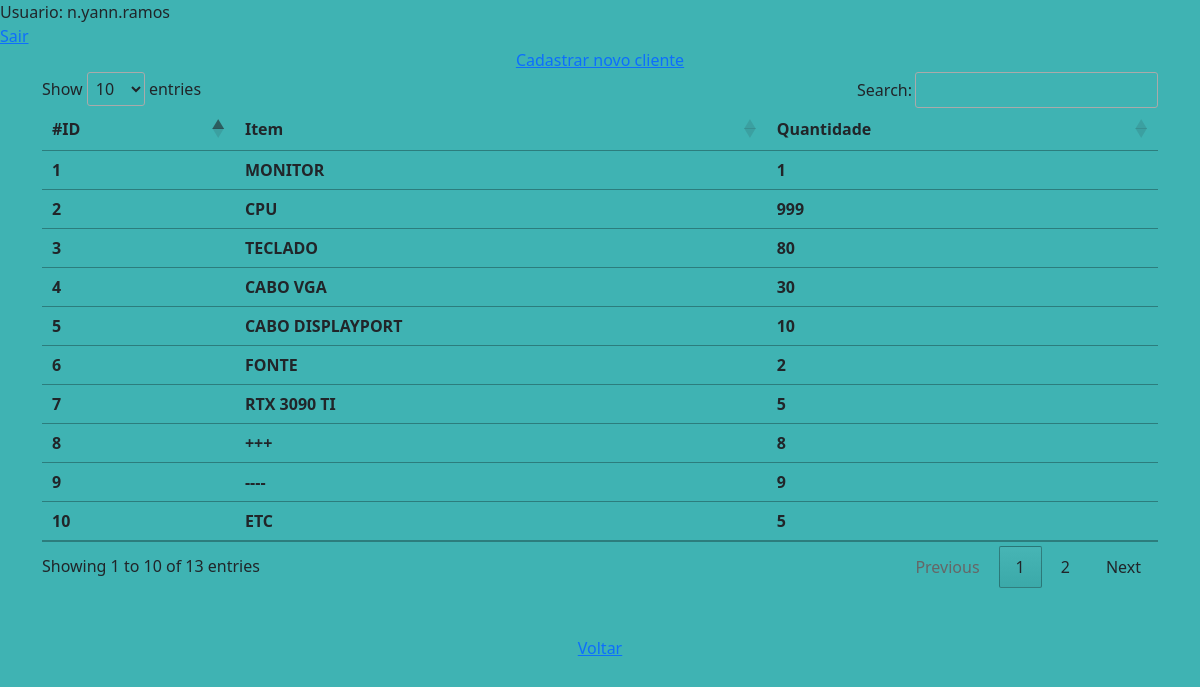
The app's page /app/estoque_app/estoque.php (signed in) with its own data.
### tables this page shows
CREATE TABLE IF NOT EXISTS `clientes` (
  `id_cliente` int(11) NOT NULL AUTO_INCREMENT,
  `nome_cliente` varchar(110) NOT NULL,
  `contato_cliente` varchar(20) NOT NULL,
  PRIMARY KEY (`id_cliente`)
);

### app/estoque_app/estoque.php (the view, shortened to what this page needs)
<?php
	echo "Usuario: ". $_SESSION['usuarioNome'];
	include_once("../../conexao.php");
?>
<br> <a href="../sair.php">Sair</a>
<center><a href="cadastro/novo_cliente.php">Cadastrar novo cliente</a></center
<html lang="pt-br">
  <head>
	<link href="https://cdn.jsdelivr.net/npm/bootstrap@5.1.3/dist/css/bootstrap.min.css" rel="stylesheet">
	<link rel="stylesheet" href="https://cdn.datatables.net/1.11.3/css/jquery.dataTables.min.css"> </script>
  </head>
  <body>
  <div class="container">
  <table id="example" class="table">
  <thead>
    <tr>
      <th scope="col">#ID</th>
      <th scope="col">Item</th>
      <th scope="col">Quantidade</th>
    </tr>
  </thead>
  <tbody>
   <?php
  $result_cliente = "SELECT * FROM clientes";
  $resultado_cliente = mysqli_query($conn, $result_cliente);
  while($row_cliente = mysqli_fetch_assoc($resultado_cliente)){
  ?>
    <tr>
<th scope="row"><?php echo $row_cliente['id_cliente']; ?></th>
<th scope="row"><?php echo $row_cliente['nome_cliente']; ?></th>
<th scope="row"><?php echo $row_cliente['contato_cliente']; ?></th>
    </tr><?php }?>
  </tbody>
</table>
           <link rel="stylesheet" href="https://cdn.datatables.net/1.11.3/css/jquery.dataTables.min.css"> </script>
</div>
<br>
<br>
<center><a href="../dashboard.php">Voltar</a></cener>
  </body>
</html>

### app/estoque_app/estoque.php (style rules this page uses)
body { background-color: #3FB3B3; background-repeat: no-repeat; background-attachment: fixed; background-size: cover; }

### records on screen
clientes: id_cliente "1", nome_cliente "MONITOR", contato_cliente "1"
clientes: id_cliente "2", nome_cliente "CPU", contato_cliente "999"
clientes: id_cliente "3", nome_cliente "TECLADO", contato_cliente "80"
clientes: id_cliente "4", nome_cliente "CABO VGA", contato_cliente "30"
clientes: id_cliente "5", nome_cliente "CABO DISPLAYPORT", contato_cliente "10"
clientes: id_cliente "6", nome_cliente "FONTE", contato_cliente "2"
clientes: id_cliente "7", nome_cliente "RTX 3090 TI", contato_cliente "5"
clientes: id_cliente "8", nome_cliente "+++", contato_cliente "8"
clientes: id_cliente "9", nome_cliente "----", contato_cliente "9"
clientes: id_cliente "10", nome_cliente "ETC", contato_cliente "5"

### other values on screen
$_SESSION['usuarioNome'] "n.yann.ramos"
